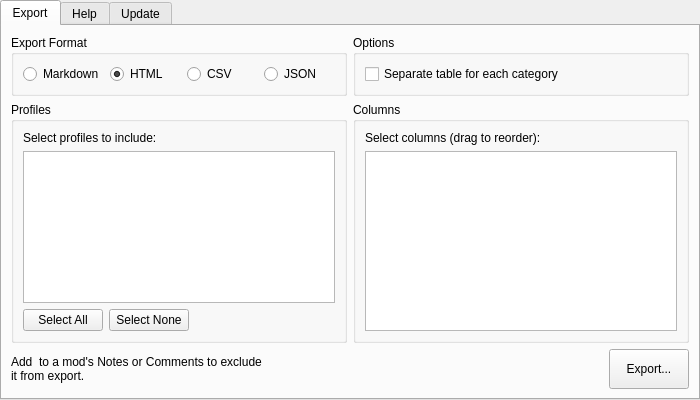
<?xml version="1.0" encoding="UTF-8"?>
<ui version="4.0">
 <class>ListExporterMenu</class>
 <widget class="QWidget" name="ListExporterMenu">
  <property name="geometry">
   <rect>
    <x>0</x>
    <y>0</y>
    <width>700</width>
    <height>400</height>
   </rect>
  </property>
  <property name="windowTitle">
   <string>List Exporter</string>
  </property>
  <layout class="QVBoxLayout" name="verticalLayout">
   <property name="spacing">
    <number>0</number>
   </property>
   <property name="leftMargin">
    <number>0</number>
   </property>
   <property name="topMargin">
    <number>0</number>
   </property>
   <property name="rightMargin">
    <number>0</number>
   </property>
   <property name="bottomMargin">
    <number>0</number>
   </property>
   <item>
    <widget class="QTabWidget" name="mainTabs">
     <property name="currentIndex">
      <number>0</number>
     </property>
     <widget class="QWidget" name="exportTab">
      <attribute name="title">
       <string>Export</string>
      </attribute>
      <layout class="QVBoxLayout" name="exportLayout">
       <item>
        <layout class="QHBoxLayout" name="topRowLayout">
         <item>
          <widget class="QGroupBox" name="formatGroup">
           <property name="title">
            <string>Export Format</string>
           </property>
           <layout class="QHBoxLayout" name="formatLayout">
            <item>
             <widget class="QRadioButton" name="rbMarkdown">
              <property name="text">
               <string>Markdown</string>
              </property>
             </widget>
            </item>
            <item>
             <widget class="QRadioButton" name="rbHtml">
              <property name="text">
               <string>HTML</string>
              </property>
              <property name="checked">
               <bool>true</bool>
              </property>
             </widget>
            </item>
            <item>
             <widget class="QRadioButton" name="rbCsv">
              <property name="text">
               <string>CSV</string>
              </property>
             </widget>
            </item>
            <item>
             <widget class="QRadioButton" name="rbJson">
              <property name="text">
               <string>JSON</string>
              </property>
             </widget>
            </item>
           </layout>
          </widget>
         </item>
         <item>
          <widget class="QGroupBox" name="optionsGroup">
           <property name="title">
            <string>Options</string>
           </property>
           <layout class="QVBoxLayout" name="optionsLayout">
            <item>
             <widget class="QCheckBox" name="chkSeparateCategories">
              <property name="text">
               <string>Separate table for each category</string>
              </property>
             </widget>
            </item>
           </layout>
          </widget>
         </item>
        </layout>
       </item>
       <item>
        <layout class="QHBoxLayout" name="pickersLayout">
         <item>
          <widget class="QGroupBox" name="profileGroup">
           <property name="title">
            <string>Profiles</string>
           </property>
           <layout class="QVBoxLayout" name="profileLayout">
            <item>
             <widget class="QLabel" name="lblProfiles">
              <property name="text">
               <string>Select profiles to include:</string>
              </property>
              <property name="wordWrap">
               <bool>true</bool>
              </property>
             </widget>
            </item>
            <item>
             <widget class="QListWidget" name="lstProfiles"/>
            </item>
            <item>
             <widget class="QWidget" name="profileButtons" native="true">
              <layout class="QHBoxLayout" name="profileButtonsLayout">
               <property name="leftMargin">
                <number>0</number>
               </property>
               <property name="topMargin">
                <number>0</number>
               </property>
               <property name="rightMargin">
                <number>0</number>
               </property>
               <property name="bottomMargin">
                <number>0</number>
               </property>
               <item>
                <widget class="QPushButton" name="btnSelectAll">
                 <property name="text">
                  <string>Select All</string>
                 </property>
                </widget>
               </item>
               <item>
                <widget class="QPushButton" name="btnSelectNone">
                 <property name="text">
                  <string>Select None</string>
                 </property>
                </widget>
               </item>
               <item>
                <spacer name="profileSpacer">
                 <property name="orientation">
                  <enum>Qt::Horizontal</enum>
                 </property>
                 <property name="sizeHint" stdset="0">
                  <size>
                   <width>40</width>
                   <height>20</height>
                  </size>
                 </property>
                </spacer>
               </item>
              </layout>
             </widget>
            </item>
           </layout>
          </widget>
         </item>
         <item>
          <widget class="QGroupBox" name="columnGroup">
           <property name="title">
            <string>Columns</string>
           </property>
           <layout class="QVBoxLayout" name="columnLayout">
            <item>
             <widget class="QLabel" name="lblColumns">
              <property name="text">
               <string>Select columns (drag to reorder):</string>
              </property>
             </widget>
            </item>
            <item>
             <widget class="QListWidget" name="lstColumns"/>
            </item>
           </layout>
          </widget>
         </item>
        </layout>
       </item>
       <item>
        <layout class="QHBoxLayout" name="bottomLayout">
         <item>
          <widget class="QLabel" name="lblExcludeHint">
           <property name="text">
            <string>Add &lt;LE_Exclude&gt; to a mod's Notes or Comments to exclude it from export.</string>
           </property>
           <property name="wordWrap">
            <bool>true</bool>
           </property>
          </widget>
         </item>
         <item>
          <spacer name="exportSpacer">
           <property name="orientation">
            <enum>Qt::Horizontal</enum>
           </property>
           <property name="sizeHint" stdset="0">
            <size>
             <width>40</width>
             <height>20</height>
            </size>
           </property>
          </spacer>
         </item>
         <item>
          <widget class="QPushButton" name="btnExport">
           <property name="minimumSize">
            <size>
             <width>0</width>
             <height>40</height>
            </size>
           </property>
           <property name="text">
            <string>Export...</string>
           </property>
          </widget>
         </item>
        </layout>
       </item>
      </layout>
     </widget>
     <widget class="QWidget" name="helpTab">
      <attribute name="title">
       <string>Help</string>
      </attribute>
     </widget>
     <widget class="QWidget" name="updateTab">
      <attribute name="title">
       <string>Update</string>
      </attribute>
     </widget>
    </widget>
   </item>
  </layout>
 </widget>
 <resources/>
 <connections/>
</ui>
